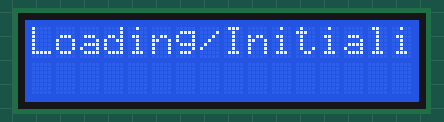
A sketch run on a simulated Arduino Uno, built with avr-gcc and run on an emulated ATmega328P. On the bench: 16×2 character LCD.

Above: at 0.1 s.
At 3.1 s:
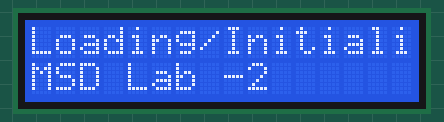
At 9.1 s:
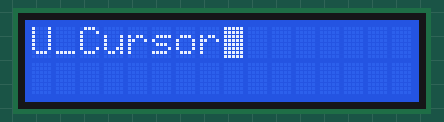
At 18.1 s:
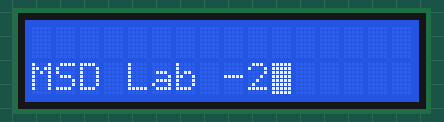
At 28.2 s:
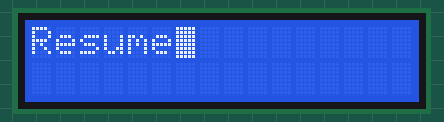
At 37.2 s:
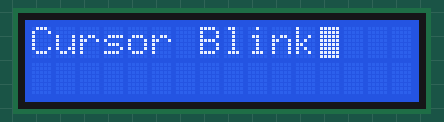

The sketch:

Lcd.ino
```cpp
/*
  LiquidCrystal Library
 Demonstrates the use a 16x2 LCD display.  The LiquidCrystal
 library works with all LCD displays that are compatible with the
 Hitachi HD44780 driver. There are many of them out there, and you
 can usually tell them by the 16-pin interface.

  The circuit:
 * LCD RS pin to digital pin 12
 * LCD Enable pin to digital pin 11
 * LCD D4 pin to digital pin 10
 * LCD D5 pin to digital pin 9
 * LCD D6 pin to digital pin 8
 * LCD D7 pin to digital pin 7
 * LCD R/W pin to ground
 * LCD VSS pin to ground
 * LCD VCC pin to 5V
 * 10K resistor:
 * ends to +5V and ground
 * wiper to LCD VO pin (pin 3)
 */


#include<LiquidCrystal.h>

//initialize the library with numbers of the interface pins
//LiquidCrystal lcd(rs,en,d4,d5,d6,d7);

LiquidCrystal lcd(13, 12, 11, 10, 9, 8);


void setup() {
  // set up the LCD's number of columns and rows:
  lcd.begin(16, 2);
  lcd.setCursor(0, 0);
  lcd.clear();
  lcd.print("Loading/Initializing"); //Print a message to the LCD.
}

void loop() {
  // set the cursor to column 0, line 1
  // (note: line 1 is the second row, since counting begins with 0):
  lcd.setCursor(0, 1);
  //print the number of seconds since reset:

  delay(3000);

  lcd.print("MSD Lab -2");
  delay(2000);
  lcd.clear();

  delay(2000);

  lcd.print("Cursor Blink");
  lcd.blink();

  delay(2000);
  lcd.clear();


  lcd.print("U_Cursor");
  lcd.cursor();

  delay(2000);
  lcd.clear();

  lcd.print("No cursor");
  lcd.noCursor();

  delay(2000);
  lcd.clear();

  lcd.print("Resume");
  lcd.display();
  delay(2000);
  lcd.clear();

}
```

Measured:
- what the display in image 1 shows lasts 2.0 s, from 3.1 s to 5.1 s
